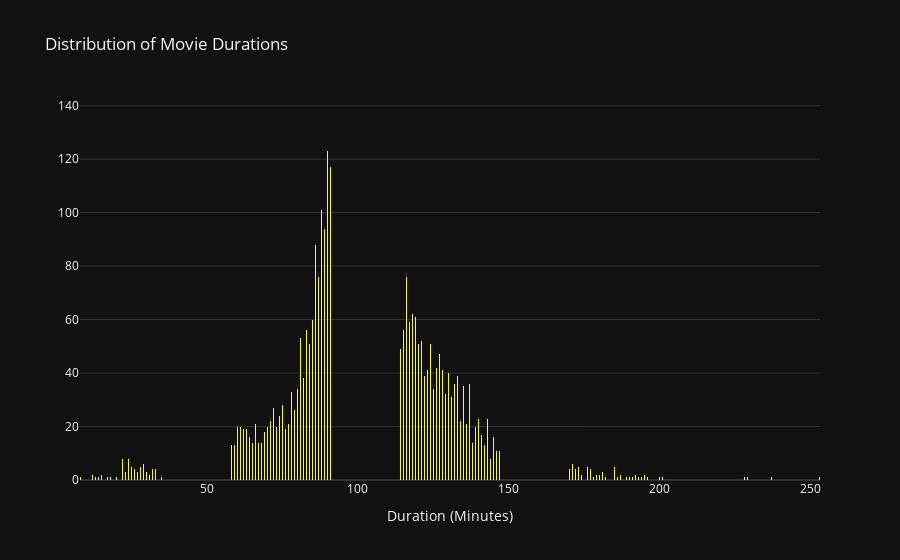

Notebook cell for this chart:
### Code cell
# Change the x data to movie['duration']
trace = go.Histogram(
    x=movie['duration'],  # Use movie duration for x-axis
    xbins=dict(size=0.2),
    marker=dict(color='yellow')
)

layout = go.Layout(
    template="plotly_dark",  # Dark theme layout
    title='Distribution of Movie Durations',  # Title of the plot
    xaxis=dict(title='Duration (Minutes)')  # X-axis label
)

fig = go.Figure(data=[trace], layout=layout)
fig.show()

### Figure 1 — Plotly figure (JSON) as saved in the notebook; plotly's stock layout.template omitted (floating-point values rounded to 4 significant figures; data arrays with more than 128 entries replaced by an {"elided": "..."} marker saying what was removed)
{"data": [{"marker": {"color": "yellow"}, "type": "histogram", "x": {"elided": "5185 int values"}, "xbins": {"size": 0.2}}], "layout": {"title": {"text": "Distribution of Movie Durations"}, "xaxis": {"title": {"text": "Duration (Minutes)"}}}}
